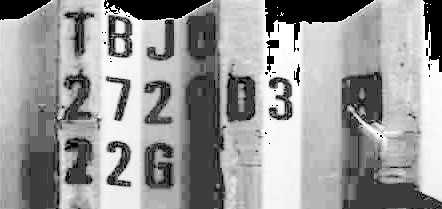
#> input picture 练习/图像处理进阶版/图像融合/gray.jpg, 442 x 209 px
$ python '1.图像加法.py'
#> lines starting #> are read from the running program, lines starting #| are printed output that depends on the picture
# -*- coding: UTF-8 -*-
"""
@Project : pythonProject
@File    : 1。图像加法.py
@IDE     : PyCharm
@Author  : FengHuohuo
@Date    : 2022/6/27 17:00
@Function：
"""
# encoding:utf-8
import cv2
import numpy as np
import matplotlib.pyplot as plt

# 读取图片
img = cv2.imread('gray.jpg')
#> img is the input picture: shape (209, 442, 3); min 0, max 255, mean 154.5
test = cv2.imread('test.jpg')
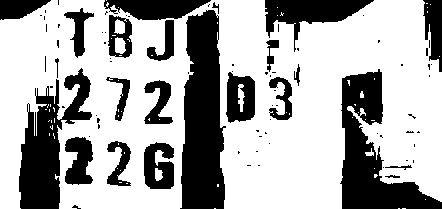
#> input picture 练习/图像处理进阶版/图像融合/test.jpg, 442 x 209 px
#> test is the input picture: shape (209, 442, 3); min 0, max 255, mean 170.9

# 方法一：Numpy加法运算
result1 = img + test

# 方法二：OpenCV加法运算
result2 = cv2.add(img, test)
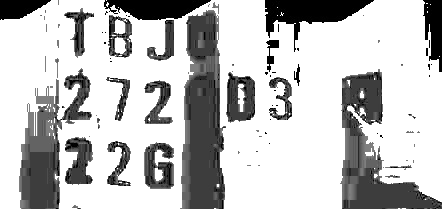
#> result2: shape (209, 442, 3); min 0, max 255, mean 190.5

# 显示图像
cv2.imshow("original", img)
cv2.imshow("result1", result1)
cv2.imshow("result2", result2)

# 等待显示
cv2.waitKey(0)
cv2.destroyAllWindows()
